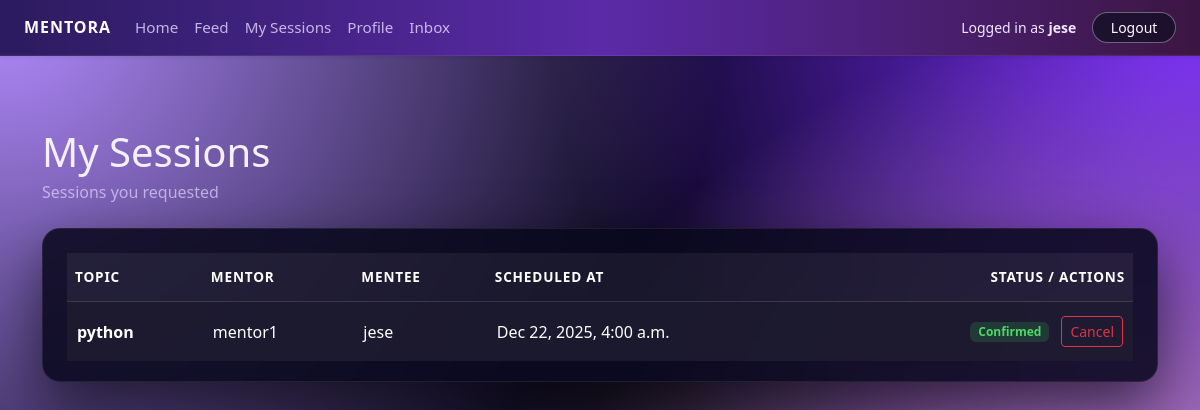
The app's page /my-sessions/ (signed in), older data.
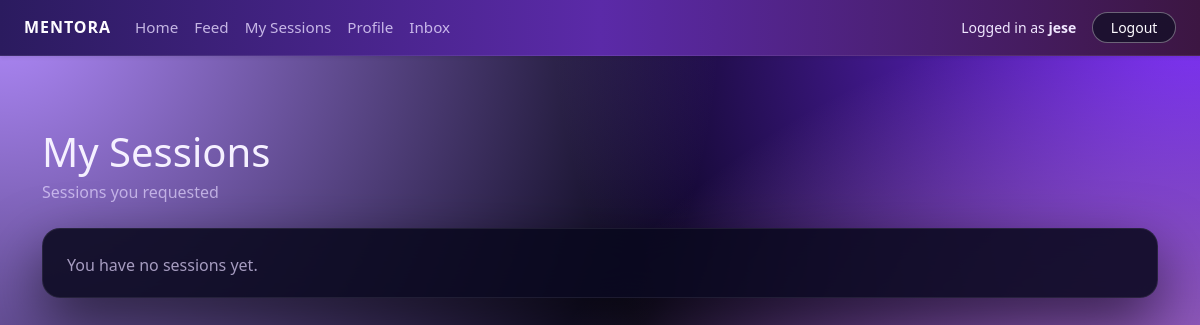
The same page, newer data.
### core/models.py (models this page shows, shortened)
class Session(models.Model):
    STATUS_CHOICES = [
        ("PENDING", "Pending"),
        ("CONFIRMED", "Confirmed"),
        ("COMPLETED", "Completed"),
        ("CANCELLED", "Cancelled"),
    ]
    mentor = models.ForeignKey(
        Profile,
        on_delete=models.CASCADE,
        related_name="sessions_as_mentor",
    )
    mentee = models.ForeignKey(
        Profile,
        on_delete=models.CASCADE,
        related_name="sessions_as_mentee",
    )
    topic = models.CharField(max_length=200)
    scheduled_at = models.DateTimeField()
    status = models.CharField(max_length=10, choices=STATUS_CHOICES, default="PENDING")
    created_at = models.DateTimeField(auto_now_add=True)

class Profile(models.Model):
    ROLE_CHOICES = [
        ("MENTOR", "Mentor"),
        ("MENTEE", "Mentee"),
    ]
    user = models.OneToOneField(
        settings.AUTH_USER_MODEL,
        on_delete=models.CASCADE,
        related_name="profile",
    )
    role = models.CharField(max_length=10, choices=ROLE_CHOICES)
    public_id = models.CharField(
        max_length=10,
        unique=True,
        editable=False,
        blank=True,
        null=True,
    )
    bio = models.TextField(blank=True)
    skills = models.CharField(
        max_length=255,
        blank=True,
        help_text="Comma-separated skills, e.g. Python, Data Science, Resume Review",
    )
    hourly_rate = models.DecimalField(
        max_digits=6,
        decimal_places=2,
        null=True,
        blank=True,
        help_text="Only for mentors",
    )
    photo = models.ImageField(
        upload_to="profiles/",
        blank=True,
        null=True,
    )

### core/views.py (the view)
# urls.py: path("my-sessions/", views.my_sessions, name="my_sessions"),
@login_required
def my_sessions(request):
    profile = request.user.profile
    if profile.role == "MENTOR":
        sessions = (
            Session.objects
            .filter(mentor=profile)
            .exclude(status="CANCELLED")
            .order_by("scheduled_at")
        )
        role_label = "Sessions where you are the mentor"
    else:  # MENTEE
        sessions = (
            Session.objects
            .filter(mentee=profile)
            .exclude(status="CANCELLED")
            .order_by("scheduled_at")
        )
        role_label = "Sessions you requested"
    context = {
        "sessions": sessions,
        "role_label": role_label,
    }
    return render(request, "core/my_sessions.html", context)

### templates/core/my_sessions.html (shortened to what this page needs)
{% extends "base.html" %}
{% block content %}
<div class="container py-5">
    <h1 class="mentora-page-title mb-1">My Sessions</h1>
    <p class="text-muted mb-4">{{ role_label }}</p>
    <div class="mentora-panel">
        {% if sessions %}
            <div class="table-responsive">
                <table class="table table-borderless align-middle mentora-table mb-0">
                    <thead>
                        <tr>
                            <th>Topic</th>
                            <th>Mentor</th>
                            <th>Mentee</th>
                            <th>Scheduled At</th>
                            <th class="text-end">Status / Actions</th>
                        </tr>
                    </thead>
                    <tbody>
                        {% for s in sessions %}
                            <tr>
                                <td><strong>{{ s.topic }}</strong></td>
                                <td>{{ s.mentor.user.username }}</td>
                                <td>{{ s.mentee.user.username }}</td>
                                <td>
                                    {% if s.scheduled_at %}
                                        {{ s.scheduled_at|date:"M d, Y, g:i a" }}
                                    {% else %}
                                        <span class="text-muted">Scheduled session</span>
                                    {% endif %}
                                </td>
                                <td class="text-end">
                                    {% if s.status == "CONFIRMED" %}
                                        <span class="badge bg-success-subtle">Confirmed</span>
                                    {% elif s.status == "CANCELLED" %}
                                        <span class="badge bg-danger-subtle">Cancelled</span>
                                    {% elif s.status == "COMPLETED" %}
                                        <span class="badge bg-secondary-subtle">Completed</span>
                                    {% else %}
                                        <span class="badge bg-warning-subtle">Pending</span>
                                    {% endif %}
                                    {% if user.profile.role == "MENTEE" and s.status == "CONFIRMED" %}
                                        <form method="post"
                                              action="{% url 'cancel_session' s.id %}"
                                              style="display:inline;">
                                            <button type="submit"
                                                    class="btn btn-sm btn-outline-danger ms-2">
                                                Cancel
                                            </button>
                                        </form>
                                    {% endif %}
                                </td>
                            </tr>
                        {% endfor %}
                    </tbody>
                </table>
            </div>
        {% else %}
            <p class="text-muted mb-0">
                You have no sessions yet.
            </p>
        {% endif %}
    </div>
</div>
{% endblock %}

Row changes from the older to the newer data that the page shows:
no longer on this page (row edited): Session: topic "python", mentor.user.username "mentor1", mentee.user.username "jese", scheduled_at "Dec 22, 2025, 4:00 a.m.", status "Confirmed"
Text that changed along with them:
text no longer shown: "TOPIC MENTOR MENTEE SCHEDULED AT STATUS / ACTIONS"
text now shown: "You have no sessions yet."
